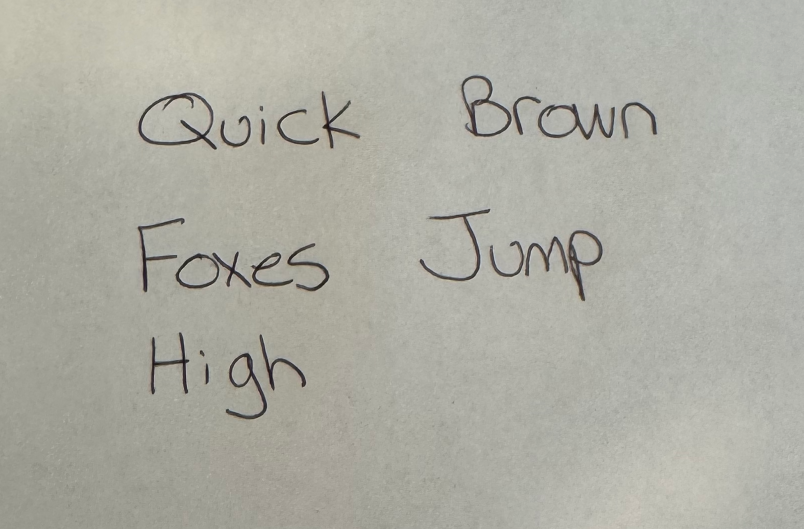
#> input picture styles/hw-sample.png, 1607 x 1057 px (shown at 1/2 size)
$ python -i normalize.py   (imports and definitions only)
#> lines starting #> are read from the running program, lines starting #| are printed output that depends on the picture; after the words box and inside, x2 and y2 are one past the last pixel; in counts of white or black regions, pixels touching at a corner belong together
"""Per-word normalization: deskew, contrast normalization, tensor conversion.

These operations happen AFTER segmentation, on individual word crops only.
Never apply deskew or morphological cleanup to the full sentence image.
"""

import cv2
import numpy as np
import torch

from reforge.config import STYLE_TENSOR_SHAPE


def deskew_word(gray: np.ndarray) -> np.ndarray:
    """Deskew a single word image using minimum area rectangle angle.

    Only operates on individual word crops, never on full sentence images.
    """
    binary = cv2.adaptiveThreshold(
        gray, 255, cv2.ADAPTIVE_THRESH_GAUSSIAN_C, cv2.THRESH_BINARY_INV, 31, 15
    )
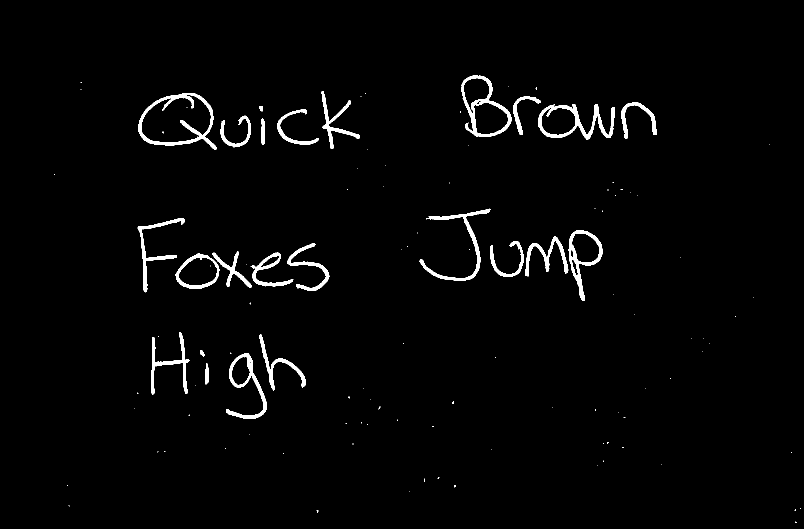
#> binary: shape (1057, 1607) (shown at 1/2 size); 2% white; 117 white regions (93 under 20 px), largest, box (x1, y1, x2, y2) and area: (277, 186, 434, 299) 3199, (1076, 208, 1230, 280) 2868, (922, 151, 1023, 274) 2566
    coords = cv2.findNonZero(binary)
#> coords = contour of 34391 points, box (x1, y1, x2, y2) (108, 151, 1602, 1046), area 454452
    if coords is None or len(coords) < 10:
        return gray

    rect = cv2.minAreaRect(coords)
#> rect = ((856.5, 589.2), (880.6, 1506.6), -88.8)
    angle = rect[1][0]  # width
#> angle = 880.6
    rect_angle = rect[2]
#> rect_angle = -88.8

    # Correct angle interpretation
    if rect[1][0] < rect[1][1]:
        rect_angle = rect_angle + 90
#> rect_angle = 1.2

    # Only correct small angles (< 30 degrees)
    if abs(rect_angle) > 30:
        return gray

    h, w = gray.shape[:2]
#> h = 1057; w = 1607
    center = (w // 2, h // 2)
#> center = (803, 528)
    # Use white (255) as border fill to avoid dark borders
    M = cv2.getRotationMatrix2D(center, rect_angle, 1.0)
#> M = [[1, 0.0209, -10.86], [-0.0209, 1, 16.89]]
    rotated = cv2.warpAffine(
        gray, M, (w, h), flags=cv2.INTER_LINEAR, borderValue=255
    )
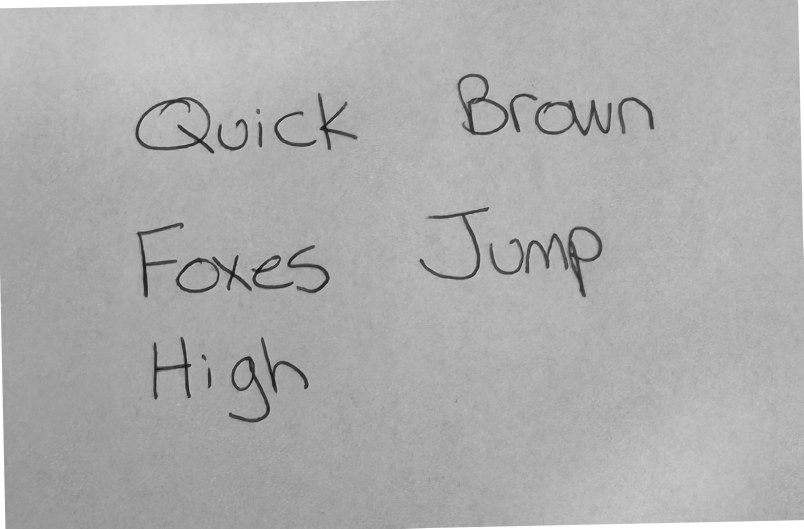
#> rotated: shape (1057, 1607) (shown at 1/2 size); min 7, max 255, mean 172.9

    # Tight crop after rotation
    binary_rot = cv2.adaptiveThreshold(
        rotated, 255, cv2.ADAPTIVE_THRESH_GAUSSIAN_C, cv2.THRESH_BINARY_INV, 31, 15
    )
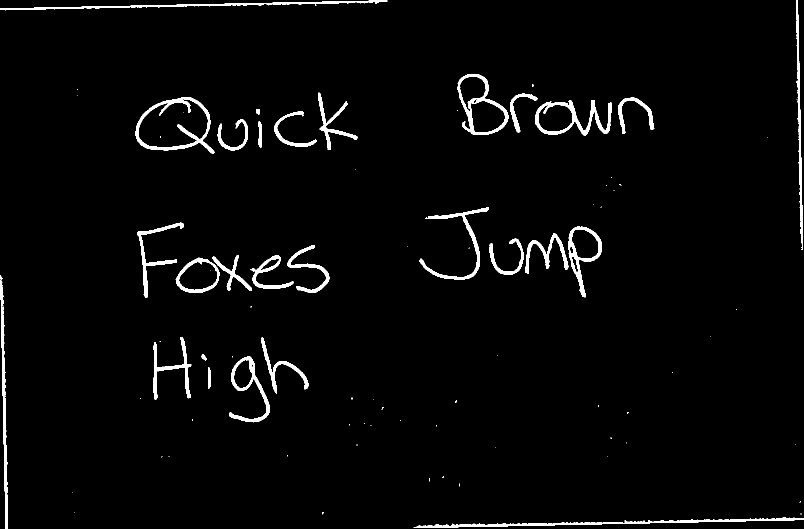
#> binary_rot: shape (1057, 1607) (shown at 1/2 size); 2.7% white; 85 white regions (56 under 20 px), largest, box (x1, y1, x2, y2) and area: (827, 1035, 1607, 1056) 3341, (271, 194, 429, 307) 3207, (1070, 200, 1223, 272) 2879
    coords_rot = cv2.findNonZero(binary_rot)
#> coords_rot = contour of 45067 points, box (x1, y1, x2, y2) (0, 0, 1607, 1057), area 48002
    if coords_rot is not None:
        x, y, rw, rh = cv2.boundingRect(coords_rot)
#> x = 0; y = 0; rw = 1607; rh = 1057
        rotated = rotated[y : y + rh, x : x + rw]

    return rotated


# [47 lines left out: functions normalize_contrast, word_to_tensor, preprocess_words, not called in this run]

>>> import cv2
>>> picture = cv2.imread('../../styles/hw-sample.png', cv2.IMREAD_GRAYSCALE)
>>> result = deskew_word(picture)
